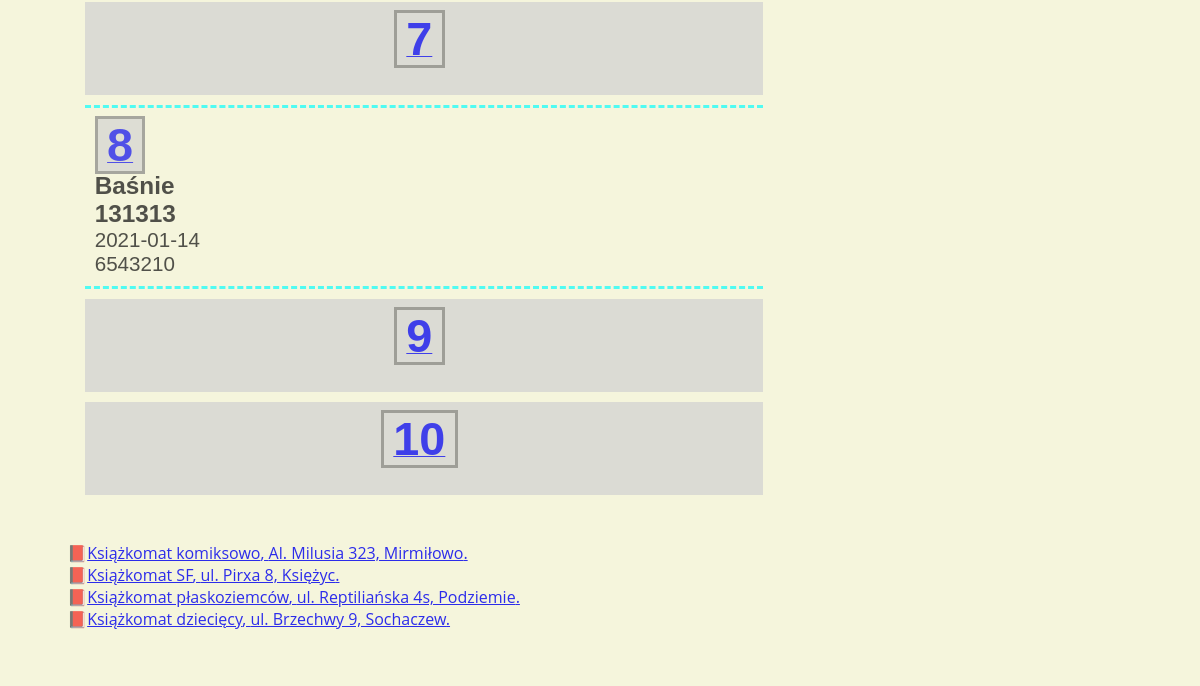
/machine.php?id=16 (signed in, lower part), run on an earlier commit of the app's database.
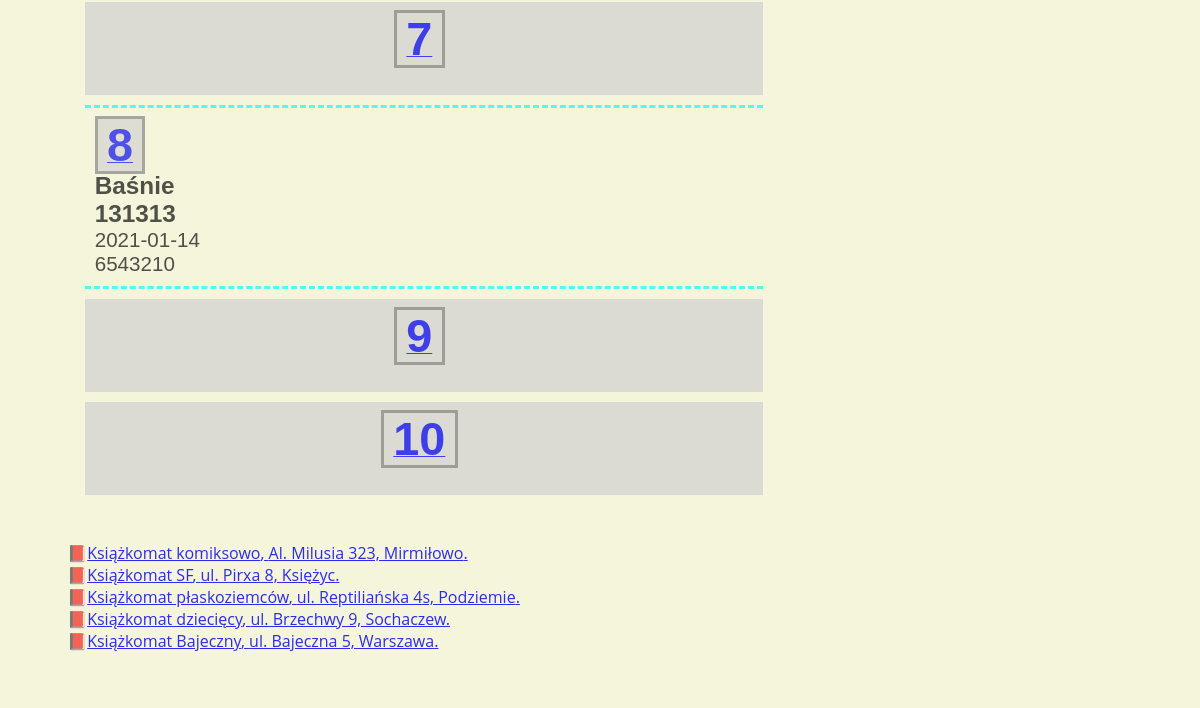
And on a later commit of the database.
### tables this page shows
CREATE TABLE "unit" (
    "unit_id" INTEGER PRIMARY KEY AUTOINCREMENT NOT NULL,
    "unit_name" TEXT,
    "unit_address" TEXT,
    "number_columns" INTEGER,
    "number_box" INTEGER
);

### machine.php (the view, shortened to what this page needs)
<?php
require 'config.php';
$db = new MyDB($dbfile);
$selected_unit = filter_input(INPUT_GET, 'id', FILTER_VALIDATE_INT);
$stm = $db->query("SELECT unit_id, unit_name, unit_address, number_box FROM unit");
while ($row = $stm->fetchArray(1)) {
    $unit_id = $row['unit_id'];
    $unit_name = $row['unit_name'];
    $unit_address = $row['unit_address'];
    $unit = "<li><a href=\"?id=$unit_id\">$unit_name, $unit_address.</a></li>";
    $all_units .= $unit;
}
function selected_machine($db, $selected_unit, $info)
{
    $unit_name = "";
    $unit_address = "";
    $number_box = "";
    $stm = $db->prepare("SELECT * from unit where unit_id = :unit_id");
    $stm->bindValue(':unit_id', $selected_unit);
    $score = $stm->execute();
    while ($row = $score->fetchArray(1)) {
        $unit_name = $row['unit_name'];
        $unit_address = $row['unit_address'];
        $number_columns = $row['number_columns'];
        $number_box = $row['number_box'];
    };
    $numbox = 1;
    $k = 1;
    $r = 0;
    $drawing_start = "\n<div  class=\"edycja\">\n";
    $drawing_body = "";
    while ($numbox <= $number_box) {
        $stm = $db->prepare("SELECT unit_name, unit_address from unit where unit_id = :unit_id");
        $stm->bindValue(':unit_id', $selected_unit);
        $score = $stm->execute();
        while ($row = $score->fetchArray(1)) {
            $unit_name = $row['unit_name'];
            $unit_address = $row['unit_address'];
        };
        $stm_box = $db->prepare("SELECT * from user where box_nr = :numbox and unit_id = :unit_id");
        $stm_box->bindValue(':numbox', $numbox);
        $stm_box->bindValue(':unit_id', $selected_unit);
        $score_box = $stm_box->execute();
        $date_insertion = "";
        $title = "";
        $access_code = "";
        $user_id = "";
        while ($row_box = $score_box->fetchArray(1)) {
            $date_insertion = $row_box['date_insertion'];
            $title = $row_box['title'];
            $access_code = $row_box['access_code'];
            $user_id = $row_box['user_id'];
        };
        $box_full = "";
        if (strlen($date_insertion) > 1) {
            $single_box = "<div class=\"machine-box pelna  \">
        <div class=\"\"><a href=\"edit-box.php?box=$numbox&id=$selected_unit\"><span class=\"box-number\">$numbox</span></a>
        $box_full</div><a href=\"edit-box.php?box=$numbox&id=$selected_unit\" class=\"decoration-none\">
        <div>" . $info['book_title'] . " <span class=\"main-data\">$title</span>
        </div>
        <div>" . $info['lockbox_code'] . " <span class=\"main-data\">$access_code</span></div>
        <div>" . $info['date_emptying'] . " <span class=\"highlighted-description\">$date_insertion</span></div>
        <div>" . $info['reader_id'] . " <span class=\"highlighted-description\">$user_id</span></div>
        </a>\n</div>";
        } else {
            $single_box = "<div class=\"grid-item pusta\">
        <div class=\"\"><a href=\"edit-box.php?box=$numbox&id=$selected_unit\"><span class=\"box-number\">$numbox</span></a>
        $box_full<p class=\"alert\"><a href=\"edit-box.php?box=$numbox&id=$selected_unit\">" . $info['box_empty'] . "</a></p>
        </div>\n</div>";
        }
        $drawing_body = $drawing_body . " $single_box  ";
        if ($k < $number_columns) {
            $k++;
            $r++;
        } else {
            $k = 1;
            $drawing_body = $drawing_body . "";
        }
        $numbox++;
    }
    $drawing_stop = "</div>\n";
    $drawing_selected_machine = $drawing_start . $drawing_body . $drawing_stop;
    $unit_info = array($drawing_selected_machine, $unit_name, $unit_address);
    return $unit_info;
}
$unit_info = selected_machine($db, $selected_unit, $info);
$all_units_after = "";
if (is_int($selected_unit)) {
    $unit_template = $unit_info[0];
    $all_units_after = $all_units;
} else {
    $select_machine = $info['select_machine'];
    $unit_template = "";
    $select_machine_after = "";
}
echo $page_head . "\n\t\t<title>" . $info['machine_title']; ?></title>
</head>
<body>
    <?php
    if (isset($_SESSION["name"])) {
    ?>
        <main role="main">
            <section>
                <h3 class=""><?php echo $unit_template;  ?></h3>
                <?php echo $all_units_after; ?>
            </section>
        </main>
    <?php
    } else {
        echo '<header class="page-header">
        <h1>' . $info["machine_message"] . '</h1>
        <h2><a href="login.php">' . $info["login_first"] . '</a></h2>
    </header>';
    }
    ?>
</body>
</html>

What changed in the data, as far as the page shows it:
added unit: unit_name "Książkomat Bajeczny", unit_address "ul. Bajeczna 5, Warszawa"
